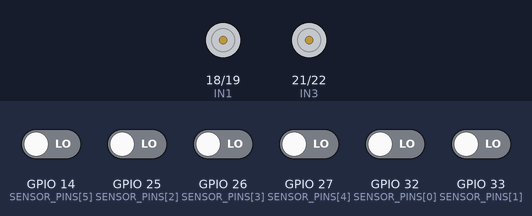
A sketch run on a simulated ESP32. Shown: motor-driver pin pairs drawn as motors (green arrow = first pin HIGH = forward, orange = second pin HIGH = backward, longer = more drive, scaled by the enable pin). The inputs (shaded band) are chosen by the test bench; at power-on: GPIO 14 (SENSOR_PINS[5]), GPIO 25 (SENSOR_PINS[2]), GPIO 26 (SENSOR_PINS[3]), GPIO 27 (SENSOR_PINS[4]), GPIO 32 (SENSOR_PINS[0]), GPIO 33 (SENSOR_PINS[1]) LOW. What the sketch prints to the serial monitor is not drawn.

Above: at 1.2 s.
1.3 s: GPIO 14 (SENSOR_PINS[5]) driven HIGH
At 2.5 s:
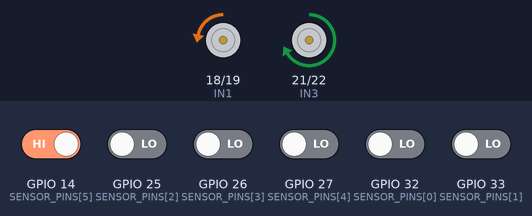
2.8 s: GPIO 25 (SENSOR_PINS[2]) driven HIGH
At 3.7 s:
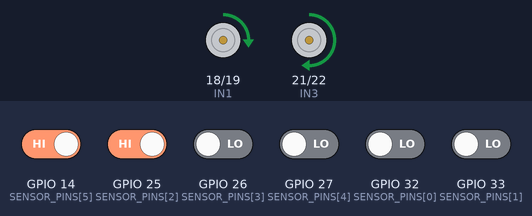
4.3 s: GPIO 32 (SENSOR_PINS[0]) driven HIGH
At 4.8 s:
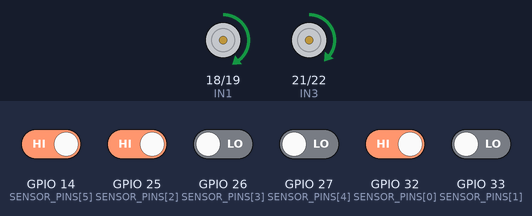
5.8 s: GPIO 14 (SENSOR_PINS[5]) driven LOW
At 7.0 s:
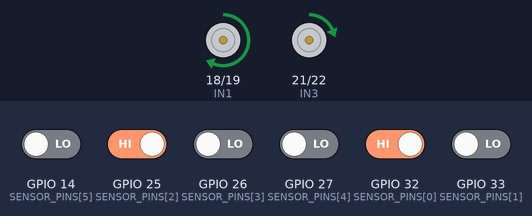
7.3 s: GPIO 25 (SENSOR_PINS[2]) driven LOW
At 8.2 s:
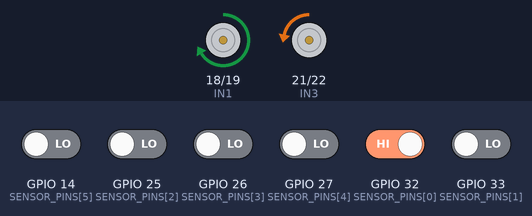
8.8 s: GPIO 33 (SENSOR_PINS[1]) driven HIGH
At 9.5 s:
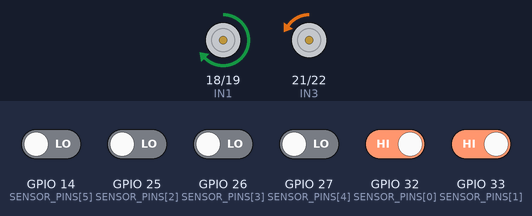
Timing chart, 0 to 11.3 s (numbered marks = the images above; inputs shaded):
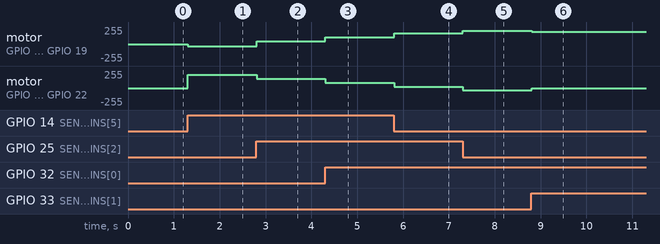

The sketch:

backup.ino
```cpp
/**
 * backup.ino — MINIMAL line follower (guaranteed-fallback firmware)
 * ================================================================
 * One file. No menu, no OLED, no buttons, no persistence, no libraries
 * beyond the Arduino core. Direct upload, hardcoded constants.
 *
 * PURPOSE: this is the "for sure to work" backup. If the modular
 * system (main.ino) misbehaves on real hardware, upload this and the
 * robot still follows a line. It uses ONLY the CONFIRMED wiring:
 *
 *   L298N:  ENA=4  IN1=18  IN2=19   (left motor,  OUT1/OUT2)
 *           ENB=23 IN3=21  IN4=22   (right motor, OUT3/OUT4)
 *   RLS08:  Sensor 1..6 = GPIO 32, 33, 25, 26, 27, 14
 *           (Sensor 1 = RIGHTMOST channel; Sensors 7/8 unconnected)
 *
 * HOW IT WORKS (deliberately textbook):
 *   1. Read the 6 sensor bits (HIGH = line, assumed).
 *   2. Weighted position: rightmost sensor = +1 ... leftmost = -1.
 *   3. error = position - TARGET (TARGET hardcoded below).
 *   4. PID on the error -> steering correction.
 *   5. Mix: left = BASE + steer, right = BASE - steer (clamped 0..255).
 *
 * If the robot steers AWAY from the line, the wiring polarity/order is
 * wrong — flip STEER_SIGN below. Do not change anything else.
 *
 * Verified: compiles for ESP32 (arduino-cli, core 3.3.11).
 * NOT verified on physical hardware — run on a stand first.
 */

// ============================ HARDCODED CONSTANTS ==========================
// Tune these ONLY after the sensor polarity/order is verified with
// test_sensor.ino and motors with test_motors.ino.

const float KP = 120.0f;   // proportional gain (start: 80..150)
const float KI = 0.0f;     // integral gain (keep 0 until P works)
const float KD = 30.0f;    // derivative gain (damps oscillation)

const float TARGET = 0.0f;    // desired line position (-1 right .. +1 left)
const int   BASE_SPEED = 90;  // cruise PWM (0..255). Start LOW (60-100).
const int   MAX_SPEED  = 200; // clamp so PID can never saturate fully

const float STEER_SIGN = 1.0f;  // flip to -1.0f if robot steers AWAY from line

const bool  LINE_IS_HIGH = true;   // false if sensors read LOW on the line
const unsigned long LOST_TIMEOUT_MS = 300;  // stop after line lost this long

// ============================ PIN DEFINITIONS ==============================
// CONFIRMED wiring only (see src/config/PinConfig.h for the full map).

const int SENSOR_PINS[6] = {32, 33, 25, 26, 27, 14};  // S1(right)..S6(left)
const int NUM_SENSORS = 6;

const int ENA = 4, IN1 = 18, IN2 = 19;   // left motor
const int ENB = 23, IN3 = 21, IN4 = 22;  // right motor

// ============================ RUNTIME STATE ================================

float integral = 0.0f;
float lastError = 0.0f;
unsigned long lineLostSinceMs = 0;

// ============================ MOTOR HELPERS ================================
// Plain analogWrite PWM (ESP32 core 3.x maps it to LEDC automatically).

void motorLeft(int pwm) {           // pwm: -255..255, + = forward
    if (pwm >= 0) { digitalWrite(IN1, HIGH); digitalWrite(IN2, LOW); }
    else          { digitalWrite(IN1, LOW);  digitalWrite(IN2, HIGH); pwm = -pwm; }
    analogWrite(ENA, pwm);
}

void motorRight(int pwm) {
    if (pwm >= 0) { digitalWrite(IN3, HIGH); digitalWrite(IN4, LOW); }
    else          { digitalWrite(IN3, LOW);  digitalWrite(IN4, HIGH); pwm = -pwm; }
    analogWrite(ENB, pwm);
}

void motorsStop() {
    digitalWrite(IN1, LOW); digitalWrite(IN2, LOW);
    digitalWrite(IN3, LOW); digitalWrite(IN4, LOW);
    analogWrite(ENA, 0);    analogWrite(ENB, 0);
}

// ============================ SENSOR =======================================

// Weighted line position: +1 = line under Sensor 1 (RIGHTMOST),
// -1 = line under Sensor 6 (leftmost), 0 = centred. Same sign convention
// as the main system (e > 0 = line RIGHT of robot centre).
// Returns false when NO sensor sees the line (line lost).

bool readLinePosition(float& position) {
    float weightedSum = 0.0f;
    int   activeCount = 0;

    for (int i = 0; i < NUM_SENSORS; ++i) {
        const bool seesLine = (digitalRead(SENSOR_PINS[i]) == HIGH) == LINE_IS_HIGH;
        if (seesLine) {
            // Sensor 1 (index 0) = rightmost = weight +1.
            // Weight steps: +1.0, +0.6, +0.2, -0.2, -0.6, -1.0
            const float weight = 1.0f - (2.0f * i) / (float)(NUM_SENSORS - 1);
            weightedSum += weight;
            ++activeCount;
        }
    }

    if (activeCount == 0) return false;
    position = weightedSum / (float)activeCount;
    return true;
}

// ============================ SETUP / LOOP =================================

void setup() {
    for (int i = 0; i < NUM_SENSORS; ++i) pinMode(SENSOR_PINS[i], INPUT);

    pinMode(ENA, OUTPUT); pinMode(IN1, OUTPUT); pinMode(IN2, OUTPUT);
    pinMode(ENB, OUTPUT); pinMode(IN3, OUTPUT); pinMode(IN4, OUTPUT);
    motorsStop();

    Serial.begin(115200);
    Serial.println("backup.ino: minimal line follower (system ON at boot)");
}

void loop() {
    const unsigned long nowMs = millis();

    float position;
    const bool lineFound = readLinePosition(position);

    if (!lineFound) {
        // Line lost: stop safely after a short grace period (junctions
        // can momentarily blank all sensors).
        if (lineLostSinceMs == 0) lineLostSinceMs = nowMs;
        if (nowMs - lineLostSinceMs > LOST_TIMEOUT_MS) {
            motorsStop();
            integral = 0.0f;   // no stale integral when line returns
        }
        lastError = 0.0f;
        delay(2);
        return;
    }
    lineLostSinceMs = 0;

    // ---- PID ----------------------------------------------------------
    const float error = position - TARGET;

    // Fixed 5 ms sample period (delay(5) at the loop bottom enforces it).
    const float dt = 0.005f;
    integral += KI * error * dt;
    integral = constrain(integral, -100.0f, 100.0f);   // anti-windup
    const float derivative = (error - lastError) / dt;
    lastError = error;

    const float steer = STEER_SIGN * (KP * error + integral + KD * derivative);

    // ---- Mix and drive --------------------------------------------------
    const int left  = constrain((int)(BASE_SPEED + steer), -MAX_SPEED, MAX_SPEED);
    const int right = constrain((int)(BASE_SPEED - steer), -MAX_SPEED, MAX_SPEED);
    motorLeft(left);
    motorRight(right);

    delay(5);   // ~200 Hz control rate, matching the main system
}
```

Measured:
- after the input at 1.3 s, motor on GPIO 18 (IN1) / GPIO 19 (IN2): stopped → backward 30/255 at once; motor on GPIO 21 (IN3) / GPIO 22 (IN4): stopped → forward 200/255 at once
- after the input at 2.8 s, motor on GPIO 18 (IN1) / GPIO 19 (IN2): backward 30/255 → forward 42/255 at once; motor on GPIO 21 (IN3) / GPIO 22 (IN4): forward 200/255 → forward 138/255 at once
- after the input at 4.3 s, motor on GPIO 18 (IN1) / GPIO 19 (IN2): forward 42/255 → forward 98/255 at once; motor on GPIO 21 (IN3) / GPIO 22 (IN4): forward 138/255 → forward 82/255 at once
- after the input at 5.8 s, motor on GPIO 18 (IN1) / GPIO 19 (IN2): forward 98/255 → forward 162/255 at once; motor on GPIO 21 (IN3) / GPIO 22 (IN4): forward 82/255 → forward 18/255 at once
- after the input at 7.3 s, motor on GPIO 18 (IN1) / GPIO 19 (IN2): forward 162/255 → forward 200/255 at once; motor on GPIO 21 (IN3) / GPIO 22 (IN4): forward 18/255 → backward 30/255 at once
- after the input at 8.8 s, motor on GPIO 18 (IN1) / GPIO 19 (IN2): forward 200/255 → forward 186/255 at once; motor on GPIO 21 (IN3) / GPIO 22 (IN4): backward 30/255 → backward 6/255 at once
